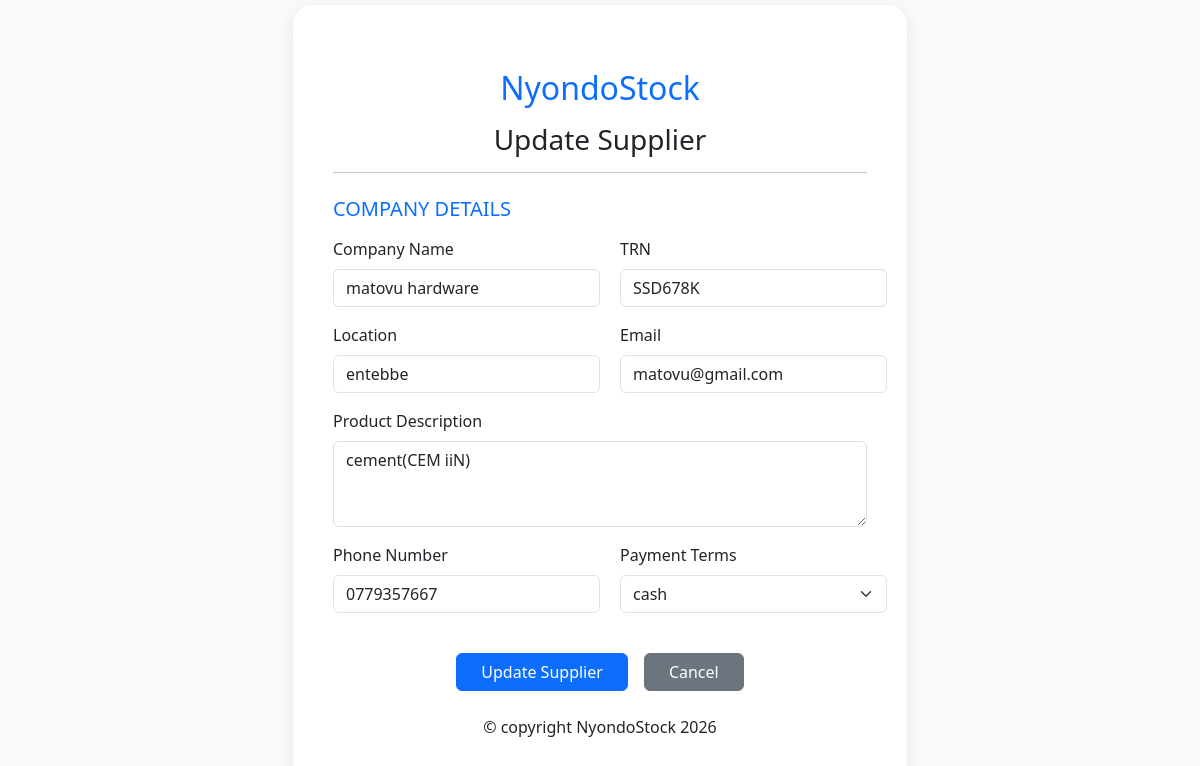
Page /supplier/update/2/ on the committed database.
### nyondoapp/models.py (models this page shows, shortened)
class Supplier(models.Model):
    company_name = models.CharField(max_length=100, blank=False)
    email = models.EmailField(blank=True)
    location = models.CharField(max_length=100, blank=False)
    TRN = models.CharField(max_length=50, blank=False, unique=True)
    phone = models.CharField(max_length=15, validators=[validate_ug_phone])
    product_description = models.TextField(blank=False)
    payment_option = models.CharField(max_length=50, blank=False)

### nyondoapp/views.py (the view, shortened to what this page needs)
# urls.py: path('supplier/update/<int:id>/', views.update_supplier, name='update_supplier'),
def update_supplier(request, id):
    supplier = get_object_or_404(Supplier, id=id)
    return render(request, 'account/update_supplier.html', {'supplier': supplier})

### nyondoapp/templates/account/update_supplier.html (shortened to what this page needs)
<!doctype html>
<html lang="en">
  <head>
    {% load static %}
    <link
      href="https://cdn.jsdelivr.net/npm/bootstrap@5.3.8/dist/css/bootstrap.min.css"
      rel="stylesheet"
    />
  </head>
  <body>
    <section class="content">
      <form
        method="POST"
        action="{% url 'update_supplier' supplier.id %}"
      >
        <div class="parent-container">
          <section class="header text-center">
            <h2 class="mt-4 mb-3 text-primary">
              NyondoStock
            </h2>
            <h3>Update Supplier</h3>
          </section>
          <hr />
          <h5 class="mt-4 mb-3 text-primary">
            COMPANY DETAILS
          </h5>
          <div class="customer">
            <div class="col-md-6 mb-3">
              <label class="form-label">
                Company Name
              </label>
              <input
                type="text"
                class="form-control"
                name="company_name"
                value="{{ supplier.company_name }}"
              />
            </div>
            <div class="col-md-6 mb-3">
              <label class="form-label">
                TRN
              </label>
              <input
                type="text"
                class="form-control"
                name="TRN"
                value="{{ supplier.TRN }}"
              />
            </div>
          </div>
          <div class="customer">
            <div class="col-md-6 mb-3">
              <label class="form-label">
                Location
              </label>
              <input
                type="text"
                class="form-control"
                name="location"
                value="{{ supplier.location }}"
              />
            </div>
            <div class="col-md-6 mb-3">
              <label class="form-label">
                Email
              </label>
              <input
                type="email"
                class="form-control"
                name="email"
                value="{{ supplier.email }}"
              />
            </div>
          </div>
          <div class="mb-3">
            <label class="form-label">
              Product Description
            </label>
            <textarea
              class="form-control"
              name="product_description"
              rows="3"
            >{{ supplier.product_description }}</textarea>
          </div>
          <div class="customer">
            <div class="col-md-6 mb-3">
              <label class="form-label">
                Phone Number
              </label>
              <input
                type="tel"
                class="form-control"
                name="phone"
                value="{{ supplier.phone }}"
              />
            </div>
            <div class="col-md-6 mb-3">
              <label class="form-label">
                Payment Terms
              </label>
              <select
                class="form-select"
                name="payment_option"
              >
                <option value="cash">cash</option>
              </select>
            </div>
          </div>
          <div class="d-flex justify-content-center gap-3 mt-4">
            <button
              type="submit"
              class="btn btn-primary px-4"
            >
              Update Supplier
            </button>
            <a
              href="{% url 'supplier_list' %}"
              class="btn btn-secondary px-4"
            >
              Cancel
            </a>
          </div>
          <p class="text-center mt-4">
            &copy; copyright NyondoStock 2026
          </p>
        </div>
      </form>
    </section>
  </body>
</html>

### nyondoapp/templates/account/update_supplier.html (style rules this page uses)
body { background-color: #f8fafc; }
.parent-container { width: 100%; max-width: 850px; background: white; padding: 40px; border-radius: 20px; box-shadow: 0 4px 20px rgba(0, 0, 0, 0.08); }
section.content { display: flex; justify-content: center; align-items: center; min-height: 100vh; }
.customer { display: flex; gap: 20px; }

### rows in the picture
Supplier: company_name "matovu hardware", TRN "SSD678K", location "entebbe", email "matovu@gmail.com", product_description "cement(CEM iiN)", phone "0779357667"
